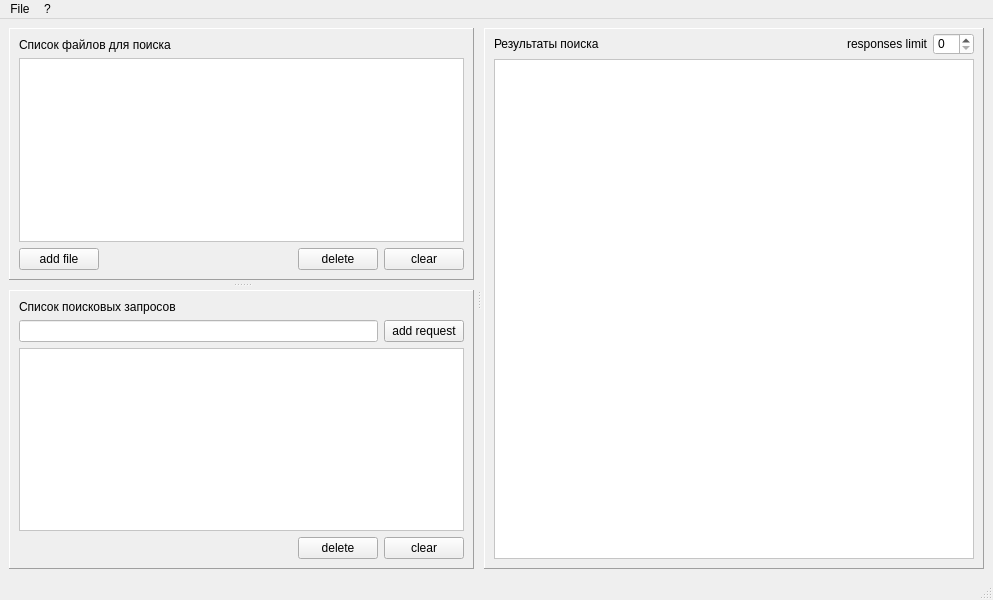
<?xml version="1.0" encoding="UTF-8"?>
<ui version="4.0">
 <class>MainWindow</class>
 <widget class="QMainWindow" name="MainWindow">
  <property name="geometry">
   <rect>
    <x>0</x>
    <y>0</y>
    <width>993</width>
    <height>600</height>
   </rect>
  </property>
  <property name="windowTitle">
   <string>MainWindow</string>
  </property>
  <property name="autoFillBackground">
   <bool>false</bool>
  </property>
  <property name="styleSheet">
   <string notr="true"/>
  </property>
  <property name="documentMode">
   <bool>false</bool>
  </property>
  <widget class="QWidget" name="centralwidget">
   <layout class="QHBoxLayout" name="horizontalLayout_5">
    <item>
     <widget class="QSplitter" name="splitter">
      <property name="sizePolicy">
       <sizepolicy hsizetype="Preferred" vsizetype="Preferred">
        <horstretch>0</horstretch>
        <verstretch>0</verstretch>
       </sizepolicy>
      </property>
      <property name="frameShadow">
       <enum>QFrame::Plain</enum>
      </property>
      <property name="orientation">
       <enum>Qt::Horizontal</enum>
      </property>
      <property name="opaqueResize">
       <bool>true</bool>
      </property>
      <property name="handleWidth">
       <number>10</number>
      </property>
      <property name="childrenCollapsible">
       <bool>false</bool>
      </property>
      <widget class="QWidget" name="layoutWidget">
       <layout class="QVBoxLayout" name="verticalLayout_3">
        <item>
         <widget class="QSplitter" name="splitter_2">
          <property name="orientation">
           <enum>Qt::Vertical</enum>
          </property>
          <property name="handleWidth">
           <number>10</number>
          </property>
          <property name="childrenCollapsible">
           <bool>false</bool>
          </property>
          <widget class="QFrame" name="fileListFrame">
           <property name="frameShape">
            <enum>QFrame::Panel</enum>
           </property>
           <property name="frameShadow">
            <enum>QFrame::Raised</enum>
           </property>
           <layout class="QVBoxLayout" name="verticalLayout">
            <property name="leftMargin">
             <number>9</number>
            </property>
            <property name="topMargin">
             <number>9</number>
            </property>
            <property name="rightMargin">
             <number>9</number>
            </property>
            <property name="bottomMargin">
             <number>9</number>
            </property>
            <item>
             <widget class="QLabel" name="label">
              <property name="text">
               <string>Список файлов для поиска</string>
              </property>
             </widget>
            </item>
            <item>
             <widget class="QTableView" name="fileNamesTableView">
              <property name="styleSheet">
               <string notr="true">background-color: rgb(255, 255, 255);</string>
              </property>
              <property name="editTriggers">
               <set>QAbstractItemView::NoEditTriggers</set>
              </property>
              <property name="tabKeyNavigation">
               <bool>false</bool>
              </property>
              <property name="showDropIndicator" stdset="0">
               <bool>false</bool>
              </property>
              <property name="dragDropOverwriteMode">
               <bool>false</bool>
              </property>
              <property name="alternatingRowColors">
               <bool>false</bool>
              </property>
              <property name="selectionMode">
               <enum>QAbstractItemView::SingleSelection</enum>
              </property>
              <property name="selectionBehavior">
               <enum>QAbstractItemView::SelectRows</enum>
              </property>
              <property name="showGrid">
               <bool>false</bool>
              </property>
              <property name="gridStyle">
               <enum>Qt::NoPen</enum>
              </property>
              <attribute name="horizontalHeaderVisible">
               <bool>false</bool>
              </attribute>
              <attribute name="horizontalHeaderStretchLastSection">
               <bool>true</bool>
              </attribute>
              <attribute name="verticalHeaderMinimumSectionSize">
               <number>10</number>
              </attribute>
              <attribute name="verticalHeaderDefaultSectionSize">
               <number>18</number>
              </attribute>
             </widget>
            </item>
            <item>
             <layout class="QHBoxLayout" name="horizontalLayout_4">
              <item>
               <widget class="QPushButton" name="addFileButton">
                <property name="text">
                 <string>add file</string>
                </property>
               </widget>
              </item>
              <item>
               <spacer name="horizontalSpacer_3">
                <property name="orientation">
                 <enum>Qt::Horizontal</enum>
                </property>
                <property name="sizeHint" stdset="0">
                 <size>
                  <width>40</width>
                  <height>20</height>
                 </size>
                </property>
               </spacer>
              </item>
              <item>
               <widget class="QPushButton" name="deleteButton">
                <property name="text">
                 <string>delete</string>
                </property>
               </widget>
              </item>
              <item>
               <widget class="QPushButton" name="clearButton">
                <property name="text">
                 <string>clear</string>
                </property>
               </widget>
              </item>
             </layout>
            </item>
           </layout>
          </widget>
          <widget class="QFrame" name="requestsListFrame">
           <property name="frameShape">
            <enum>QFrame::Panel</enum>
           </property>
           <property name="frameShadow">
            <enum>QFrame::Raised</enum>
           </property>
           <layout class="QVBoxLayout" name="verticalLayout_2">
            <property name="leftMargin">
             <number>9</number>
            </property>
            <property name="topMargin">
             <number>9</number>
            </property>
            <property name="rightMargin">
             <number>9</number>
            </property>
            <property name="bottomMargin">
             <number>9</number>
            </property>
            <item>
             <widget class="QLabel" name="label_2">
              <property name="text">
               <string>Список поисковых запросов</string>
              </property>
             </widget>
            </item>
            <item>
             <layout class="QHBoxLayout" name="horizontalLayout_2">
              <item>
               <widget class="QLineEdit" name="requestLineEdit">
                <property name="sizePolicy">
                 <sizepolicy hsizetype="Preferred" vsizetype="Fixed">
                  <horstretch>0</horstretch>
                  <verstretch>0</verstretch>
                 </sizepolicy>
                </property>
                <property name="styleSheet">
                 <string notr="true">background-color: rgb(255, 255, 255);</string>
                </property>
               </widget>
              </item>
              <item>
               <widget class="QPushButton" name="addRequestButton">
                <property name="sizePolicy">
                 <sizepolicy hsizetype="Maximum" vsizetype="Fixed">
                  <horstretch>0</horstretch>
                  <verstretch>0</verstretch>
                 </sizepolicy>
                </property>
                <property name="maximumSize">
                 <size>
                  <width>16777215</width>
                  <height>24</height>
                 </size>
                </property>
                <property name="text">
                 <string>add request</string>
                </property>
               </widget>
              </item>
             </layout>
            </item>
            <item>
             <widget class="QTableView" name="requestsTableView">
              <property name="styleSheet">
               <string notr="true">background-color: rgb(255, 255, 255);</string>
              </property>
              <property name="editTriggers">
               <set>QAbstractItemView::NoEditTriggers</set>
              </property>
              <property name="tabKeyNavigation">
               <bool>false</bool>
              </property>
              <property name="showDropIndicator" stdset="0">
               <bool>false</bool>
              </property>
              <property name="dragDropOverwriteMode">
               <bool>false</bool>
              </property>
              <property name="alternatingRowColors">
               <bool>false</bool>
              </property>
              <property name="selectionMode">
               <enum>QAbstractItemView::SingleSelection</enum>
              </property>
              <property name="selectionBehavior">
               <enum>QAbstractItemView::SelectRows</enum>
              </property>
              <property name="showGrid">
               <bool>false</bool>
              </property>
              <property name="gridStyle">
               <enum>Qt::NoPen</enum>
              </property>
              <attribute name="horizontalHeaderVisible">
               <bool>false</bool>
              </attribute>
              <attribute name="horizontalHeaderStretchLastSection">
               <bool>true</bool>
              </attribute>
              <attribute name="verticalHeaderMinimumSectionSize">
               <number>10</number>
              </attribute>
              <attribute name="verticalHeaderDefaultSectionSize">
               <number>18</number>
              </attribute>
             </widget>
            </item>
            <item>
             <layout class="QHBoxLayout" name="horizontalLayout">
              <item>
               <spacer name="horizontalSpacer">
                <property name="orientation">
                 <enum>Qt::Horizontal</enum>
                </property>
                <property name="sizeHint" stdset="0">
                 <size>
                  <width>40</width>
                  <height>20</height>
                 </size>
                </property>
               </spacer>
              </item>
              <item>
               <widget class="QPushButton" name="removeRequestButton">
                <property name="text">
                 <string>delete</string>
                </property>
               </widget>
              </item>
              <item>
               <widget class="QPushButton" name="clearRequestsButton">
                <property name="text">
                 <string>clear</string>
                </property>
               </widget>
              </item>
             </layout>
            </item>
           </layout>
          </widget>
         </widget>
        </item>
       </layout>
      </widget>
      <widget class="QFrame" name="answersFrame">
       <property name="sizePolicy">
        <sizepolicy hsizetype="Expanding" vsizetype="Preferred">
         <horstretch>0</horstretch>
         <verstretch>0</verstretch>
        </sizepolicy>
       </property>
       <property name="minimumSize">
        <size>
         <width>500</width>
         <height>0</height>
        </size>
       </property>
       <property name="frameShape">
        <enum>QFrame::Panel</enum>
       </property>
       <property name="frameShadow">
        <enum>QFrame::Raised</enum>
       </property>
       <layout class="QVBoxLayout" name="verticalLayout_4">
        <property name="spacing">
         <number>0</number>
        </property>
        <property name="sizeConstraint">
         <enum>QLayout::SetDefaultConstraint</enum>
        </property>
        <property name="leftMargin">
         <number>9</number>
        </property>
        <property name="topMargin">
         <number>0</number>
        </property>
        <property name="rightMargin">
         <number>9</number>
        </property>
        <property name="bottomMargin">
         <number>9</number>
        </property>
        <item>
         <layout class="QHBoxLayout" name="horizontalLayout_3">
          <property name="spacing">
           <number>6</number>
          </property>
          <property name="topMargin">
           <number>4</number>
          </property>
          <property name="bottomMargin">
           <number>4</number>
          </property>
          <item>
           <widget class="QLabel" name="label_3">
            <property name="text">
             <string>Результаты поиска</string>
            </property>
            <property name="alignment">
             <set>Qt::AlignLeading|Qt::AlignLeft|Qt::AlignVCenter</set>
            </property>
           </widget>
          </item>
          <item>
           <spacer name="horizontalSpacer_4">
            <property name="orientation">
             <enum>Qt::Horizontal</enum>
            </property>
            <property name="sizeHint" stdset="0">
             <size>
              <width>40</width>
              <height>20</height>
             </size>
            </property>
           </spacer>
          </item>
          <item>
           <widget class="QLabel" name="label_4">
            <property name="sizePolicy">
             <sizepolicy hsizetype="Expanding" vsizetype="Fixed">
              <horstretch>0</horstretch>
              <verstretch>0</verstretch>
             </sizepolicy>
            </property>
            <property name="text">
             <string>responses limit</string>
            </property>
            <property name="alignment">
             <set>Qt::AlignRight|Qt::AlignTrailing|Qt::AlignVCenter</set>
            </property>
           </widget>
          </item>
          <item>
           <widget class="QSpinBox" name="responsesLimitSpinBox">
            <property name="sizePolicy">
             <sizepolicy hsizetype="Minimum" vsizetype="Preferred">
              <horstretch>0</horstretch>
              <verstretch>0</verstretch>
             </sizepolicy>
            </property>
            <property name="styleSheet">
             <string notr="true">background-color: rgb(255, 255, 255);</string>
            </property>
            <property name="alignment">
             <set>Qt::AlignLeading|Qt::AlignLeft|Qt::AlignVCenter</set>
            </property>
           </widget>
          </item>
         </layout>
        </item>
        <item>
         <widget class="QTreeView" name="answersTreeView">
          <property name="sizePolicy">
           <sizepolicy hsizetype="Expanding" vsizetype="Expanding">
            <horstretch>0</horstretch>
            <verstretch>0</verstretch>
           </sizepolicy>
          </property>
          <property name="layoutDirection">
           <enum>Qt::LeftToRight</enum>
          </property>
          <property name="styleSheet">
           <string notr="true">background-color: rgb(255, 255, 255);</string>
          </property>
          <property name="frameShape">
           <enum>QFrame::StyledPanel</enum>
          </property>
          <property name="midLineWidth">
           <number>0</number>
          </property>
          <property name="sizeAdjustPolicy">
           <enum>QAbstractScrollArea::AdjustIgnored</enum>
          </property>
          <property name="editTriggers">
           <set>QAbstractItemView::NoEditTriggers</set>
          </property>
          <property name="showDropIndicator" stdset="0">
           <bool>false</bool>
          </property>
          <property name="alternatingRowColors">
           <bool>false</bool>
          </property>
          <property name="selectionMode">
           <enum>QAbstractItemView::NoSelection</enum>
          </property>
          <property name="textElideMode">
           <enum>Qt::ElideMiddle</enum>
          </property>
          <property name="autoExpandDelay">
           <number>-1</number>
          </property>
          <property name="indentation">
           <number>20</number>
          </property>
          <property name="rootIsDecorated">
           <bool>true</bool>
          </property>
          <property name="uniformRowHeights">
           <bool>false</bool>
          </property>
          <property name="itemsExpandable">
           <bool>true</bool>
          </property>
          <property name="wordWrap">
           <bool>false</bool>
          </property>
          <property name="headerHidden">
           <bool>true</bool>
          </property>
          <attribute name="headerVisible">
           <bool>false</bool>
          </attribute>
          <attribute name="headerCascadingSectionResizes">
           <bool>false</bool>
          </attribute>
         </widget>
        </item>
       </layout>
      </widget>
     </widget>
    </item>
   </layout>
  </widget>
  <widget class="QMenuBar" name="menubar">
   <property name="geometry">
    <rect>
     <x>0</x>
     <y>0</y>
     <width>993</width>
     <height>21</height>
    </rect>
   </property>
   <widget class="QMenu" name="menuFile">
    <property name="title">
     <string>File</string>
    </property>
    <addaction name="actionExit"/>
   </widget>
   <widget class="QMenu" name="menu">
    <property name="title">
     <string>?</string>
    </property>
    <addaction name="actionAbout"/>
   </widget>
   <addaction name="menuFile"/>
   <addaction name="menu"/>
  </widget>
  <widget class="QStatusBar" name="statusbar"/>
  <action name="actionExit">
   <property name="text">
    <string>Exit</string>
   </property>
  </action>
  <action name="actionAbout">
   <property name="text">
    <string>About</string>
   </property>
  </action>
 </widget>
 <resources/>
 <connections/>
</ui>
